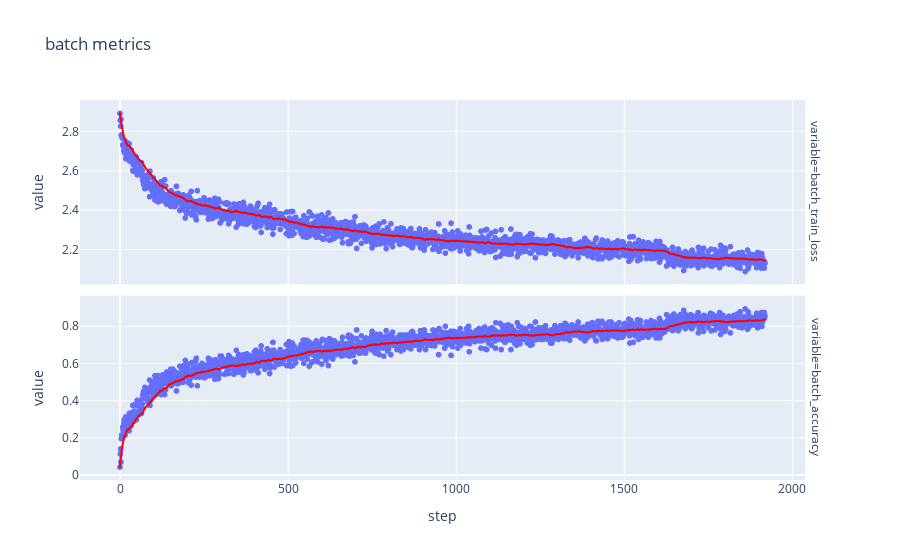

Notebook code for this chart:
### Markdown cell above
## Full dataset training

### Code cell
full_dataset = CMIDataset("full_dataset")
full_dataset_loader = DL(full_dataset, BATCH_SIZE, shuffle=True)
model, full_train_metrics, checkpoints = mk_model_and_fit(full_dataset_loader)
plt_train_split_training_metrics(full_train_metrics)

### Figure 1 — Plotly figure (JSON) as saved in the notebook; plotly's stock layout.template omitted (floating-point values rounded to 4 significant figures; data arrays with more than 128 entries replaced by an {"elided": "..."} marker saying what was removed)
{"data": [{"hovertemplate": "variable=batch_train_loss<br>step=%{x}<br>value=%{y}<extra></extra>", "legendgroup": "", "marker": {"color": "#636efa", "symbol": "circle"}, "mode": "markers", "name": "", "showlegend": false, "type": "scattergl", "x": {"elided": "1920 int values"}, "xaxis": "x2", "y": {"elided": "1920 float values"}, "yaxis": "y2"}, {"hovertemplate": "<b>Exponentially Weighted mean trendline</b><br><br>variable=batch_train_loss<br>step=%{x}<br>value=%{y} <b>(trend)</b><extra></extra>", "legendgroup": "", "line": {"color": "red"}, "marker": {"color": "#636efa", "symbol": "circle"}, "mode": "lines", "name": "", "showlegend": false, "type": "scattergl", "x": {"elided": "1920 int values"}, "xaxis": "x2", "y": {"elided": "1920 float values"}, "yaxis": "y2"}, {"hovertemplate": "variable=batch_accuracy<br>step=%{x}<br>value=%{y}<extra></extra>", "legendgroup": "", "marker": {"color": "#636efa", "symbol": "circle"}, "mode": "markers", "name": "", "showlegend": false, "type": "scattergl", "x": {"elided": "1920 int values"}, "xaxis": "x", "y": {"elided": "1920 float values"}, "yaxis": "y"}, {"hovertemplate": "<b>Exponentially Weighted mean trendline</b><br><br>variable=batch_accuracy<br>step=%{x}<br>value=%{y} <b>(trend)</b><extra></extra>", "legendgroup": "", "line": {"color": "red"}, "marker": {"color": "#636efa", "symbol": "circle"}, "mode": "lines", "name": "", "showlegend": false, "type": "scattergl", "x": {"elided": "1920 int values"}, "xaxis": "x", "y": {"elided": "1920 float values"}, "yaxis": "y"}], "layout": {"annotations": [{"font": {}, "showarrow": false, "text": "variable=batch_accuracy", "textangle": 90, "x": 0.98, "xanchor": "left", "xref": "paper", "y": 0.2425, "yanchor": "middle", "yref": "paper"}, {"font": {}, "showarrow": false, "text": "variable=batch_train_loss", "textangle": 90, "x": 0.98, "xanchor": "left", "xref": "paper", "y": 0.7575, "yanchor": "middle", "yref": "paper"}], "legend": {"tracegroupgap": 0}, "title": {"text": "batch metrics"}, "xaxis": {"anchor": "y", "domain": [0, 0.98], "title": {"text": "step"}}, "xaxis2": {"anchor": "y2", "domain": [0, 0.98], "matches": "x", "showticklabels": false}, "yaxis": {"anchor": "x", "domain": [0, 0.485], "title": {"text": "value"}}, "yaxis2": {"anchor": "x2", "domain": [0.515, 1], "title": {"text": "value"}}}}
